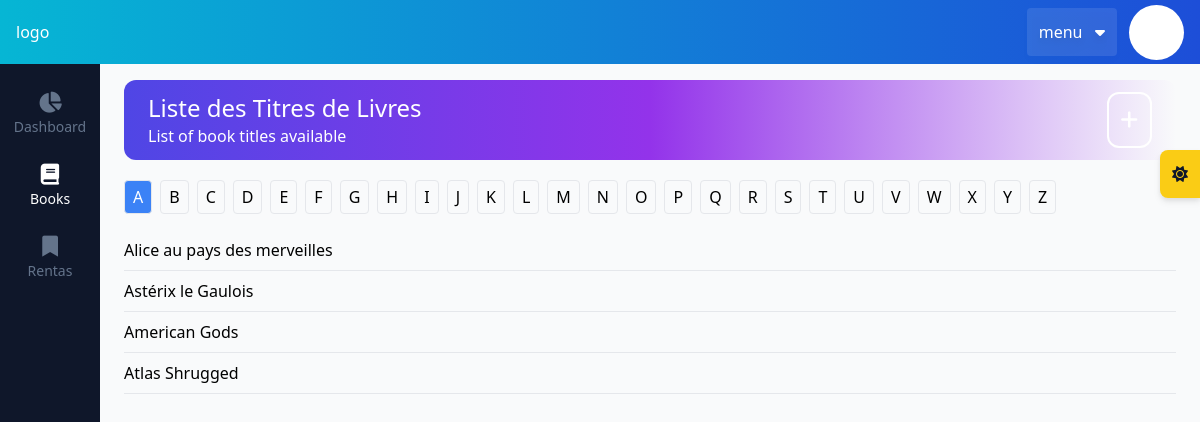
The page /books/ on the database its author committed.
### books/models.py (models this page shows, shortened)
class BookTitle(models.Model):
    title = models.CharField(max_length=200,unique=True)
    slug = models.SlugField(blank=True)
    publisher = models.ForeignKey(Publisher,on_delete=models.CASCADE)
    author = models.ForeignKey(Author,on_delete=models.CASCADE)
    created = models.DateTimeField(auto_now_add=True)
    updated = models.DateTimeField(auto_now=True)
    def get_absolute_url(self):
        letter = self.title[:1].lower()
        return reverse("books:detail", kwargs={"letter":letter,"slug": self.slug})

### books/views.py (the view, shortened to what this page needs)
# urls.py: path('',BookTitleView.as_view(),{'letter':None},name='main'),
class BookTitleView(FormView,ListView):
    template_name = 'books/main.html'
    context_object_name = 'book_titles'
    form_class = BookTitleForm
    i_instance = None
    def get_queryset(self):
        parameter = self.kwargs.get('letter') if self.kwargs.get('letter') else 'a'
        return BookTitle.objects.filter(title__startswith=parameter)
    def get_context_data(self,**kwargs):
        context = super().get_context_data(**kwargs)
        letters = list(string.ascii_uppercase)
        context['letters'] =letters
        context['selected_letter'] = self.kwargs.get('letter') if self.kwargs.get('letter') else 'a'
        return context

### authors/models.py (called while the page is built)
    def __str__(self):
        return str(self.name)

### publisher/models.py (called while the page is built)
    def __str__(self):
        return f'{self.name} from {self.country}'

### books/templates/books/main.html (shortened to what this page needs)
{% extends 'base.html' %}
{% load static %}
{% load widget_tweaks %}
{% block content %}
{% include 'components/header.html' with title="Liste des Titres de Livres" description="List of book titles available" is_form_available=True icon="<i class='fa-solid fa-plus'></i>" %}
<div class="flex space-x-2 my-4">
    {% for letter in letters %}
        <a href="{% url 'books:main' letter|lower %}" class="px-2 py-1 border rounded {% if letter == selected_letter|upper %}bg-blue-500 text-white{% endif %}">{{ letter }}</a>
    {% endfor %}
</div>
<ul class="mt-4">
    {% for book in book_titles %}
        <li class="border-b py-2"><a href="{{book.get_absolute_url}}">{{ book.title }}</a></li>
    {% empty %}
        <li class="text-gray-500">Aucun livre disponible commençant avec <b>{{ selected_letter }}</b>.</li>
    {% endfor %}
</ul>
{% endblock content %}

### rows shown on the page
BookTitle: title "Alice au pays des merveilles"
BookTitle: title "Astérix le Gaulois"
BookTitle: title "American Gods"
BookTitle: title "Atlas Shrugged"

### other values the page prints
{{ title }} "Liste des Titres de Livres"
{{ description }} "List of book titles available"
{{ letter }} "A" "B" "C" "D" "E" "F" "G" "H" "I" "J" "K" "L" "M" "N" "O" "P" "Q" "R" "S" "T" "U" "V" "W" "X" "Y" "Z"
